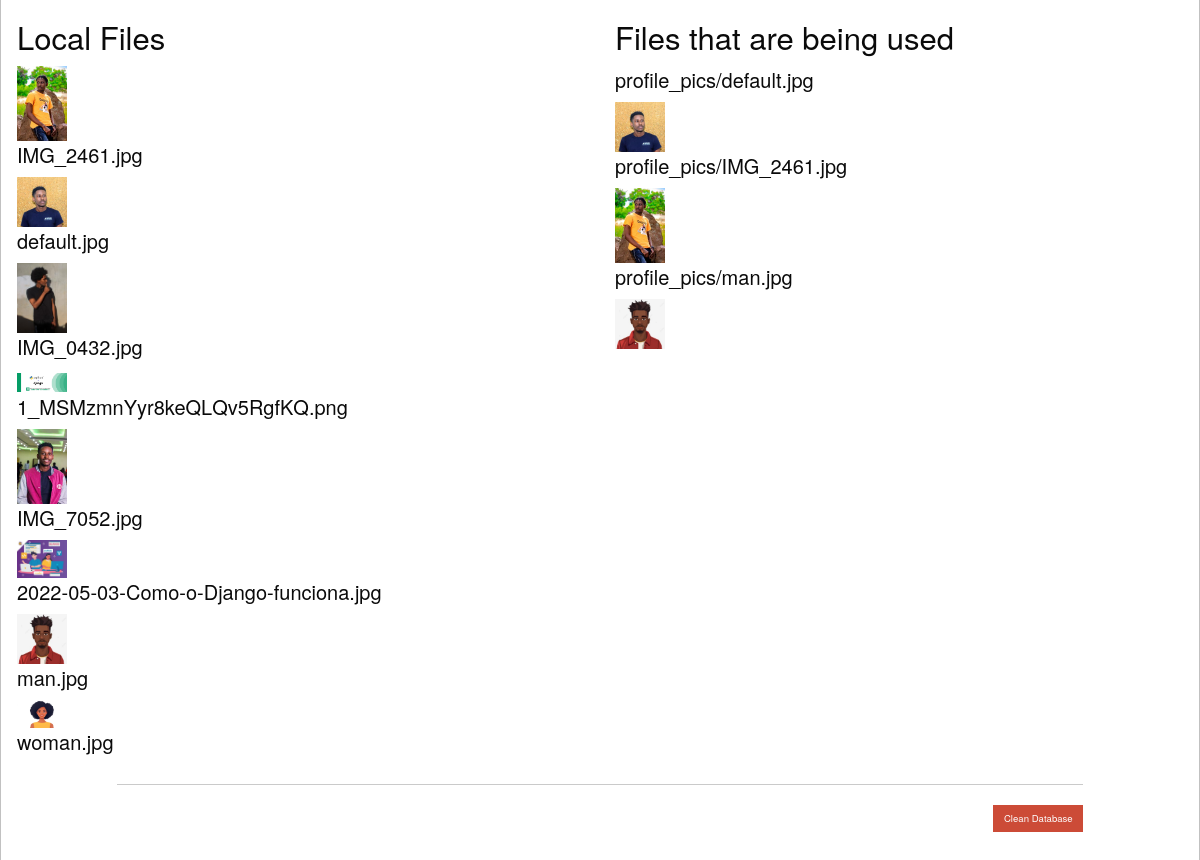
The app's page /management/ (signed in, lower part), older data.
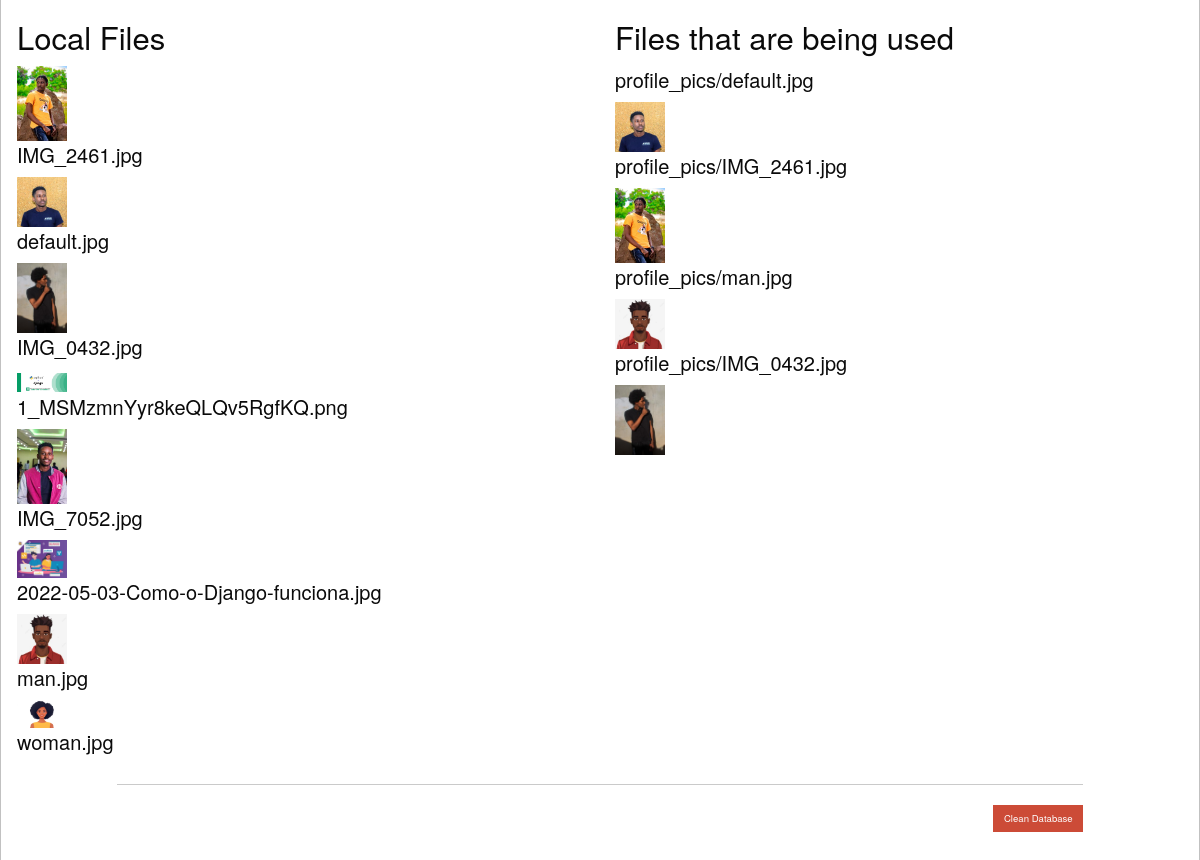
The same page, newer data.
### users/models.py (models this page shows, shortened)
class Profile(models.Model):
    user = models.OneToOneField(User, on_delete=models.CASCADE)
    image = models.ImageField(default='default.jpg', upload_to='profile_pics')
    slug = models.SlugField(verbose_name='URL', max_length=255, blank=True, unique=True)

### users/views.py (the view)
# urls.py: path('management/', views.management, name='management'),
@login_required
def management(request):
    profile_pics_path = os.path.join(settings.MEDIA_ROOT, 'profile_pics')
    media_files = os.listdir(profile_pics_path) # List all files in profiles_pics
    context = {
        'title': 'Management',
        'media_files': media_files,
        'user_files': Profile.objects.all()
    }
    return render(request, 'users/management.html', context)

### users/templates/users/management.html (shortened to what this page needs)
{% extends 'users/base.html' %}
{% block content %}
<div class="grid-x grid-margin-x">
    <div class="cell small-12 medium-10 medium-offset-1 large-10 large-offset-1">
    </div>
      <div class="cell small-6">
        <div class="off-canvas-wrapper">
          <div class="off-canvas-content" style="min-height: 300px;" data-off-canvas-content>
               <h3>Local Files</h3>
                {% for file in media_files %}
                    <img src="{{MEDIA_URL}}profile_pics/{{ file }}" alt="{{file}}" width="50" height="50" />
                    <h5>{{ file }}</h5>
                    {% empty %}
                        <h5>No images found.</h5>
                {% endfor %}
          </div>
        </div>
      </div>
      <div class="cell small-6">
        <div class="off-canvas-wrapper">
          <div class="off-canvas-content" style="min-height: 300px;" data-off-canvas-content>
                <h3>Files that are being used</h3>
                {% for file_ in user_files %}
                    {% if file_.image != 'default.jpg' %}
                        <h5>{{file_.image}}</h5>
                        <img src={{file_.image.url}} width="50" alt="{{file_.image}}" />
                    {% endif %}
                    {% empty %}
                            <h5>No images found.</h5>
                {% endfor %}
          </div>
        </div>
      </div>
    <div class="cell small-12 medium-10 medium-offset-1 large-10 large-offset-1 text-right">
        <hr/>
            <a href="{% url 'delete_all_data' %}" class="button tiny alert" >Clean Database</a>
    </div>
</div>
{% endblock %}

### users/templates/users/base.html (shortened to what this page needs)
<!doctype html>
<html class="no-js" lang="en">
  <head>
    <link rel="stylesheet" href="https://cdn.jsdelivr.net/npm/foundation-sites@6.9.0/dist/css/foundation.min.css">
    <link rel="stylesheet" href="https://cdn.jsdelivr.net/npm/motion-ui@1.2.3/dist/motion-ui.min.css" />
      {% load static %}
      <link rel="stylesheet" href="{% static 'users/style.css' %}" >
  </head>
<body>
    <div class="{% if not request.path == '/login/' %} callout {% endif %}">
        {% block content %}{% endblock %}
    </div>
</body>
</html>

Row changes from the older to the newer data that the page shows:
added Profile: image "profile_pics/IMG_0432.jpg", image (picture)
